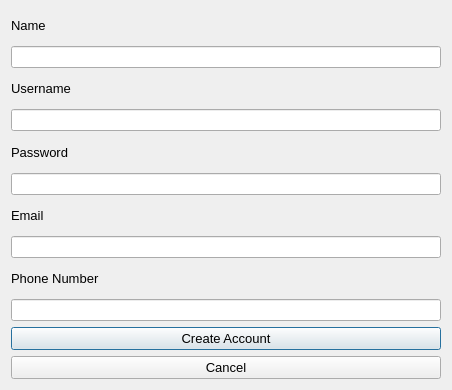
<?xml version="1.0" encoding="UTF-8"?>
<ui version="4.0">
 <class>CreateAccountWindow</class>
 <widget class="QDialog" name="CreateAccountWindow">
  <property name="geometry">
   <rect>
    <x>0</x>
    <y>0</y>
    <width>452</width>
    <height>390</height>
   </rect>
  </property>
  <property name="windowTitle">
   <string>Dialog</string>
  </property>
  <layout class="QVBoxLayout" name="verticalLayout">
   <item>
    <widget class="QLabel" name="label">
     <property name="font">
      <font>
       <pointsize>10</pointsize>
      </font>
     </property>
     <property name="text">
      <string>Name</string>
     </property>
    </widget>
   </item>
   <item>
    <widget class="QLineEdit" name="input_name"/>
   </item>
   <item>
    <widget class="QLabel" name="label_2">
     <property name="font">
      <font>
       <pointsize>10</pointsize>
      </font>
     </property>
     <property name="text">
      <string>Username</string>
     </property>
    </widget>
   </item>
   <item>
    <widget class="QLineEdit" name="input_username"/>
   </item>
   <item>
    <widget class="QLabel" name="label_3">
     <property name="font">
      <font>
       <pointsize>10</pointsize>
      </font>
     </property>
     <property name="text">
      <string>Password</string>
     </property>
    </widget>
   </item>
   <item>
    <widget class="QLineEdit" name="input_password"/>
   </item>
   <item>
    <widget class="QLabel" name="label_4">
     <property name="font">
      <font>
       <pointsize>10</pointsize>
      </font>
     </property>
     <property name="text">
      <string>Email</string>
     </property>
    </widget>
   </item>
   <item>
    <widget class="QLineEdit" name="input_email"/>
   </item>
   <item>
    <widget class="QLabel" name="label_5">
     <property name="font">
      <font>
       <pointsize>10</pointsize>
      </font>
     </property>
     <property name="text">
      <string>Phone Number</string>
     </property>
    </widget>
   </item>
   <item>
    <widget class="QLineEdit" name="input_phone_number"/>
   </item>
   <item>
    <widget class="QPushButton" name="create_button">
     <property name="font">
      <font>
       <pointsize>10</pointsize>
      </font>
     </property>
     <property name="text">
      <string>Create Account</string>
     </property>
    </widget>
   </item>
   <item>
    <widget class="QPushButton" name="exitBtn">
     <property name="font">
      <font>
       <pointsize>10</pointsize>
      </font>
     </property>
     <property name="text">
      <string>Cancel</string>
     </property>
    </widget>
   </item>
  </layout>
 </widget>
 <resources/>
 <connections/>
</ui>
